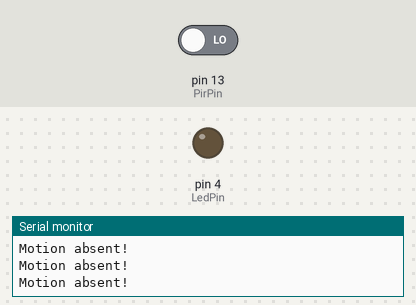
Recording of a sketch running on a simulated Arduino Uno, built with avr-gcc and run on an emulated ATmega328P. On the bench: output pins drawn as LEDs (lit = HIGH), the last lines printed to the serial monitor. Inputs (shaded band) come from the test bench; at power-on: pin 13 (PirPin) LOW.

Above: at 2.8 s.
2.9 s: pin 13 (PirPin) driven HIGH
At 4.2 s:
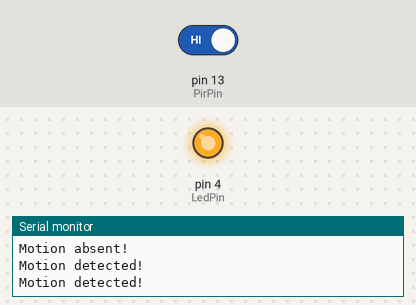
4.5 s: pin 13 (PirPin) driven LOW
At 5.8 s:
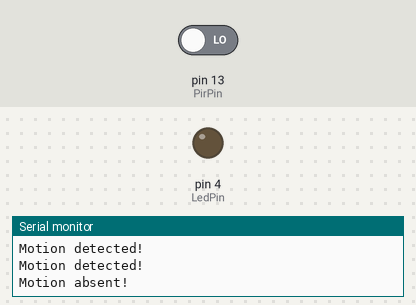
Timing chart, 0 to 7.5 s (numbered marks = the images above; inputs shaded):
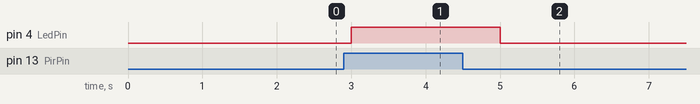

Measured:
- after the input at 2.9 s, pin 4 (LedPin): LOW → HIGH after 0.10 s
- after the input at 4.5 s, pin 4 (LedPin): HIGH → LOW after 0.50 s

The sketch:

10.PIR.ino
```cpp
/*
 * Document
 * https://www.instructables.com/id/Interface-PIR-Sensor-With-NodeMCU/
 *
 * Circuit
 * PIR +++ MCU
 * ----     ---
 * VCC  ->  VIN
 * GND  ->  GND
 * OUT  ->  D4 (GPIO 2)
 */

int PirPin = 13;     //GPIO7 (D7)
int LedPin = 4;     //GPIO4 (D2)

void setup() {
  Serial.begin(9600);
  pinMode(PirPin, INPUT);
  pinMode(LedPin, OUTPUT);
}

void loop() {
  long state = digitalRead(PirPin);

  if(state == HIGH) {
      Serial.println("Motion detected!");
      digitalWrite (LedPin, HIGH);
      delay(1000);
    }
    else {
      Serial.println("Motion absent!");
      digitalWrite (LedPin, LOW);
      delay(1000);
    }
}
```
